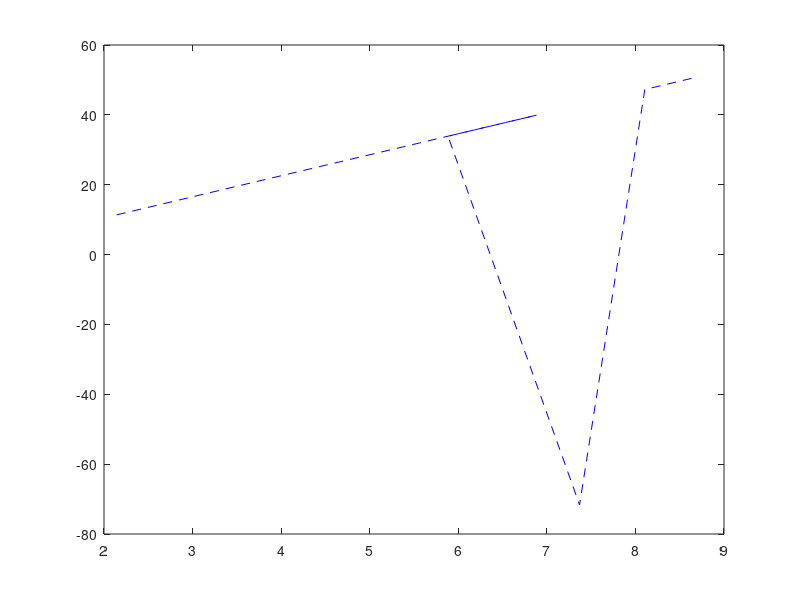

Reproduce this figure in MATLAB.
x = [0.0729,0.0074,8.3264*10^-4,1.0207*10^-4,4.0817*10^-4,5.2081^10-5,1.8750*10^-5,8.3333*10^-6];
entropy = [2.1432,3.7894,5.3696,6.8837,5.8839,7.3691,8.1060,8.6910];
snr = -10*log10(x);
rate_distortion = -0.5*log2(x);
plot(entropy,snr,'b--')

